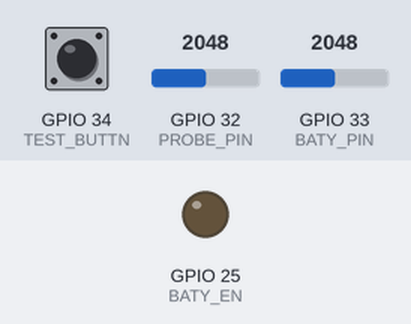
Simulated run of this program. Board: ESP32. On the bench: output pins drawn as LEDs (lit = HIGH). The inputs (shaded band) are chosen by the test bench; at power-on: GPIO 32 (PROBE_PIN) = 2048, GPIO 33 (BATY_PIN) = 2048, GPIO 34 (TEST_BUTTN) HIGH. EEPROM starts erased; pins used as bus, display or sensor lines are not drawn; what the program prints to the serial monitor is not drawn. At 0.4 s the program puts the board to deep sleep or switches it off; the recording ends there.

Above: at 0.0 s.
At 0.35 s:
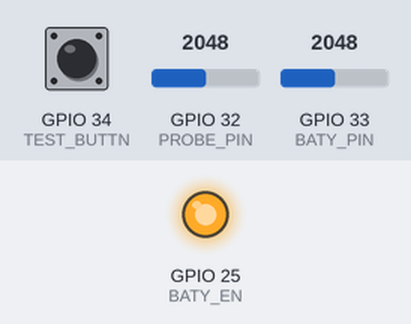
Timing chart, 0 to 0.4 s (numbered marks = the images above):
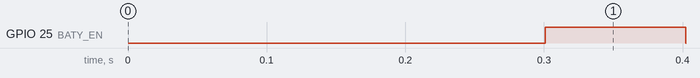

Measured:
- by itself, GPIO 25 (BATY_EN): LOW → HIGH at 0.30 s, → LOW 0.10 s later

The program:

main.cpp
```cpp
#include <Arduino.h>
#include <Wire.h>
#include "spiffs_httpd_esp32.h"
#include "measure.h"
#include "spiffs_esp32.h"
#include "spiffs_eeprom_esp32.h"
#include "tankIOT.h"


#define ADDRESS 0x52
#define TEST_BUTTN  34
#define LED_PIN 19


typedef enum{
  eLED_OFF,
  eLED_SETTING,
  eLED_DISCON,
  eLED_ON,
}eLED_MODE;

  uint16_t data_cnt = 0;
  uint16_t distance = 0;
  uint8_t distance_tmp = 0;
  int setingFlag = 0;
  //再起動までの時間
  unsigned long interval = 60; // unit:sec

  // hw_timer_t * timer = NULL; //timer 初期化
void IRAM_ATTR data_logging();
void setup()
{
  delay(100);
  WiFi.disconnect(true);
  Serial.begin(115200);
  delay(100);
  pinMode(TEST_BUTTN, INPUT_PULLUP);
  EEPROM.begin(sizeof(eeprom));
  getEEPROM();
    // ディープスリープ時間の設定
  esp_sleep_enable_timer_wakeup(interval*1000000ULL);
  initMeasure();

  if(!digitalRead(TEST_BUTTN)){
    web_begin();
    setingFlag = 1;
  }
}

void loop() {
  //センサーデータ取得
  moistureData = readMoisture();
  batteryData = readBATY();
  if(setingFlag){   //セッティングモードの場合はwebアプリを起動
   while(1){
      //センサーデータ取得
      moistureData = readMoisture();
      batteryData = readBATY();
      web_main();
   }
  }else{
    /*通常時はGASへデータをアップロード*/
      sendGasTank(moistureData, batteryData);
      WiFi.disconnect(true);
      Serial.print("moistureData");
      Serial.println(moistureData);

       // スリープに移行
      Serial.println("### DEEP SLEEP START");
      esp_deep_sleep_start();
      delay(1000);
  }
}
```

measure.cpp
```cpp
#include <Arduino.h>
#include <Wire.h>
#include "spiffs_esp32.h"
#include "spiffs_eeprom_esp32.h"
#include <VL53L1X.h>

VL53L1X sensor;
#define ADDRESS 0x52

#define PROBE_PIN   32
#define BATY_PIN    33
#define BATY_EN     25
#define SENSOR_EN   4

#define PWM_PIN 12
int moistureData = 0;
int batteryData = 0;
unsigned long pwmData = 0;
int readMoisture();
void initMeasure(void);
int readBATY();
float mvAnalogIn(uint8_t PIN, float offset);
//EEPROM_struct eeprom;
void initMeasure(void){
  pinMode(BATY_EN,OUTPUT);
  pinMode(SENSOR_EN,OUTPUT);
}


int readMoisture(){
  long total = 0;
  long data = 0;
  long max = 0;
  long min = 0;
  int i;
  digitalWrite(SENSOR_EN,HIGH);
  delay(100);
  for(i=0; i<10; i++){
    data = analogRead(PROBE_PIN);
    if(i == 0){ //1回目は初期化
      max = data;
      min = data;
    }
    if(data > max){
      max = data;
    }
    if(data < min){
      min = data;
    }
    total += data;
  }
  total -= (min+max);
  total /= 8;
  digitalWrite(SENSOR_EN,LOW);
  // Serial.print("SENSOR:");
  // Serial.println(data);
  return total;
}


int readBATY(){
  long total = 0;
  long data = 0;
  long max = 0;
  long min = 0;
  int i;
  digitalWrite(BATY_EN,HIGH);
  delay(100);
  for(i=0; i<10; i++){
    data = long(mvAnalogIn(BATY_PIN, 0));
    if(i == 0){ //1回目は初期化
      max = data;
      min = data;
    }
    if(data > max){
      max = data;
    }
    if(data < min){
      min = data;
    }
    total += data;
  }
  total -= (min+max);
  total *= 2; //電圧の2分の一で測定をしている為
  total /= 8;
  // Serial.print("SENSOR:");
  // Serial.println(data);
  digitalWrite(BATY_EN,LOW);
  return int(total);
}

float mvAnalogIn(uint8_t PIN, float offset){
    int in0,in3;
    float ad0,ad3;

    analogSetPinAttenuation(PIN,ADC_11db);
    in3=analogRead(PIN);

    if( in3 > 2599 ){
        ad3 = -1.457583e-7 * (float)in3 * (float)in3
            + 1.510116e-3 * (float)in3
            - 0.680858 + offset;
    }else{
        ad3 = 8.378998e-4 * (float)in3 + 8.158714e-2 + offset;
    }
    // Serial.print("ADC (ATT=3;11dB) = ");
    // Serial.print(ad3,3);
    // Serial.print(" [V], ");
    // Serial.println(in3);
    if( in3 < 200 ){
        analogSetPinAttenuation(PIN,ADC_0db);
        in0=analogRead(PIN);
        ad0 = 2.442116e-4 * (float)in0 + offset;
        // Serial.print("ADC (ATT=0; 0dB) = ");
        // Serial.print(ad0,3);
        // Serial.print(" [V], ");
        // Serial.println(in0);
        if( in3 >= 100 ){
            ad3 = ad3 * ((float)in3 - 100.) / 100.
                + ad0 * (200. - (float)in3) / 100.;
        }else{
            ad3 = ad0;
        }
    }
    return ad3 * 1000.;
}
```

measure.h
```cpp
#ifndef __MEASURE_H__
#define __MEASURE_H__
extern int readMoisture();
extern int moistureData;
extern int batteryData;
extern void initMeasure(void);
extern unsigned long pwmData;
extern int readBATY();
#endif
```

spiffs_eeprom_esp32.h
```cpp
#ifndef __SPIFFS_EEPROM_H__
#define __SPIFFS_EEPROM_H__

#include <EEPROM.h>

#define DEFAULT_GENDER    0
#define DEFAULT_USERNAME  "hoge"

typedef struct{
  char ssid[200];
  char pass[200];
}WIFI;

typedef struct{
  char devID[200];
  char GScriptId[500];
}GASDATA;

typedef struct {
  WIFI    wifi;
  GASDATA gasData;
} EEPROM_struct;

/* EEPROMから一括して読み出す */
void getEEPROM(void);
/* EEPROMに一括して書き出す */
void setEEPROM(void);
/* EEPROMデータをJSON形式で返す */
String getEepromJson(void);

extern EEPROM_struct eeprom;

#endif
```

spiffs_esp32.h
```cpp
#ifndef __SPIFFS_H__
#define __SPIFFS_H__

#include "spiffs_eeprom_esp32.h"
#include "spiffs_httpd_esp32.h"
#include <SPIFFS.h>
#include <WiFi.h>


#define WIFI_SSID      "AquaProbeSeting"
#define WIFI_PWD       "123456789"
#define WIFI_CHANNEL   1

extern EEPROM_struct eeprom;
extern String  Startperiod;
extern String  Endperiod;
extern String  Startratio;
extern String  Endratio;
extern String  Starttimeh;
extern String  Starttimem;
extern String  Endtimeh;
extern String  Endtimem;
extern String  Level_limit;
extern int web_end_count;
extern void web_begin();
extern void web_main();
//#define SWPIN 32
#endif
```

spiffs_httpd_esp32.h
```cpp
#ifndef __SPIFFS_HTTPD_H__
#define __SPIFFS_HTTPD_H__

#include <WebServer.h>
#include "spiffs_eeprom_esp32.h"

#define HTTPD_PORT       80
#define INDEX_HTML_FILE  "/index.html"

/* HTTPDの初期設定 */
void setupHttpd(void);
/* ルートディレクトリアクセス時のハンドラ */
void setupHttpdRoot(void);
/* 未登録URIアクセス時のハンドラ */
void handleConfirmFile(void);
/*  EEPROM取得Ajaxのハンドラ */
void setupHttpdEeprom(void);
/* SPIFFSからファイルを読み出す */
void handleFileRead(String);


#endif
```

tankIOT.h
```cpp
#ifndef TANKIOT_H__
#define __TANKIOT_H__

extern boolean sendGasTank(int sensor, int baty);

extern boolean erroFlag;

#endif
```
